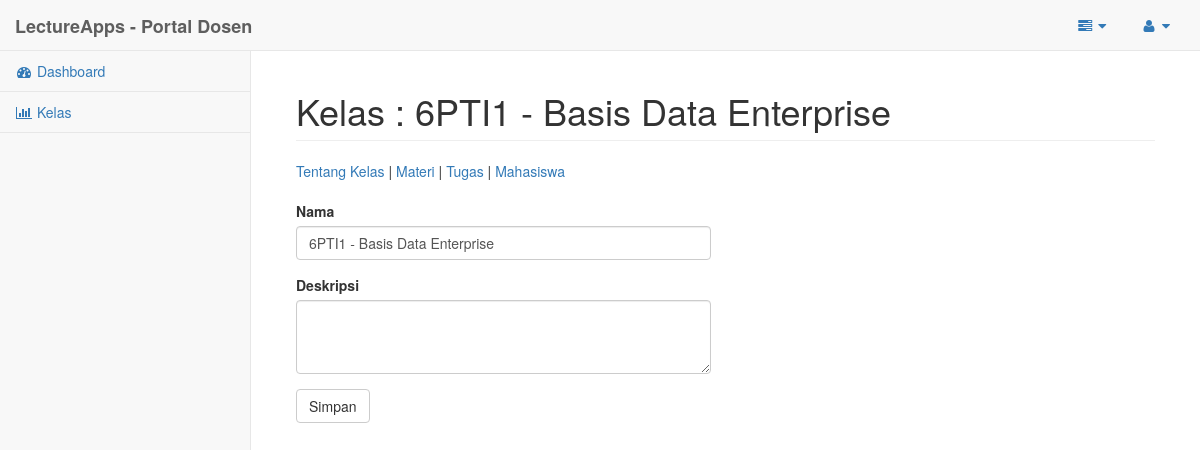
Before: /Tampilan/temp/kelas_dosen_detail.php?idkelas=1 with the older database file.
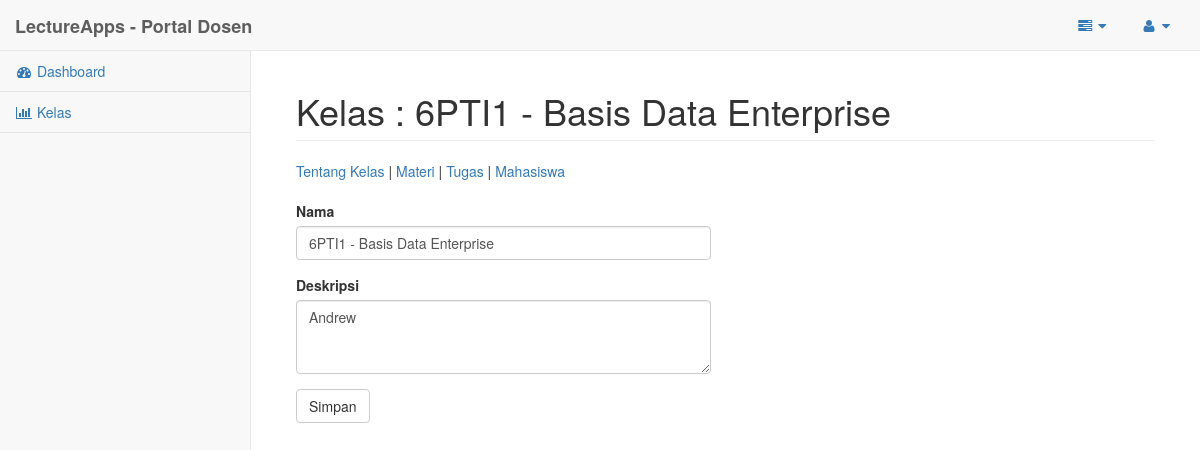
After: the same page with the newer database file.
### tables this page shows
CREATE TABLE IF NOT EXISTS `kelas` (
`idKelas` int(11) NOT NULL,
  `namaKelas` varchar(50) NOT NULL,
  `idDosen` int(11) NOT NULL,
  `deskripsiKelas` varchar(255) DEFAULT NULL,
  `statusKelas` int(11) DEFAULT NULL
);

### Tampilan/temp/kelas_dosen_detail.php (the view, shortened to what this page needs)
<?php
	require_once('../includes/koneksi.php');
	$id = $_GET['idkelas'];
	$sql="SELECT * FROM kelas WHERE idKelas=$id";
	$hasil=mysqli_query($k, $sql) ;
	$kelas=mysqli_fetch_assoc($hasil);
?>
<!DOCTYPE html>
<html lang="en">
<head>
    <link href="../bower_components/bootstrap/dist/css/bootstrap.min.css" rel="stylesheet">
    <link href="../bower_components/metisMenu/dist/metisMenu.min.css" rel="stylesheet">
    <link href="../dist/css/sb-admin-2.css" rel="stylesheet">
    <link href="../bower_components/font-awesome/css/font-awesome.min.css" rel="stylesheet" type="text/css">
</head>
<body>
    <div id="wrapper">
        <nav class="navbar navbar-default navbar-static-top" role="navigation" style="margin-bottom: 0">
            <div class="navbar-header">
                <a class="navbar-brand" href="index.html"><b>LectureApps - Portal Dosen</b></a>
            </div>
            <ul class="nav navbar-top-links navbar-right">
                <li class="dropdown">
                    <a class="dropdown-toggle" data-toggle="dropdown" href="#">
                        <i class="fa fa-tasks fa-fw"></i>  <i class="fa fa-caret-down"></i>
                    </a>
                </li>
                <li class="dropdown">
                    <a class="dropdown-toggle" data-toggle="dropdown" href="#">
                        <i class="fa fa-user fa-fw"></i>  <i class="fa fa-caret-down"></i>
                    </a>
                </li>
            </ul>
            <div class="navbar-default sidebar" role="navigation">
                <div class="sidebar-nav navbar-collapse">
                    <ul class="nav" id="side-menu">
                        <li>
                            <a href="dosen.php"><i class="fa fa-dashboard fa-fw"></i> Dashboard</a>
                        </li>
                        <li>
                            <a href="kelas_dosen.php"><i class="fa fa-bar-chart-o fa-fw"></i> Kelas</a>
                        </li>
                    </ul>
                </div>
            </div>
        </nav>
        <div id="page-wrapper">
            <div class="container-fluid">
                <div class="row">
                    <div class="col-lg-12">
                        <h1 class="page-header"><?php echo "Kelas : ".$kelas['namaKelas'];?></h1>
                    </div>
                </div>
				<?php include('../includes/dosen_dtlmenu.php'); ?>
				<div class="row">
					<div class="col-lg-6">
						<form role="form" id="detailform" action="kelas_detail_ubah.php" method="POST">
							<div class="form-group">
								<label>Nama</label>
								<input class="form-control" name="namakelas" value="<?php echo $kelas['namaKelas']; ?>" />
							</div>
							<div class="form-group">
								<label>Deskripsi</label>
								<textarea class="form-control" name="deskripsikelas" rows="3"><?php echo $kelas['deskripsiKelas']; ?></textarea>
							</div>
							<input type="submit" name="updatekelas" class="btn btn-default" value="Simpan" />
						</form>
					</div>
				</div>
            </div>
        </div>
    </div>
</body>
</html>

Changed rows visible on the page:
changed kelas "6PTI1 - Basis Data Enterprise": deskripsikelas (not shown) → "Andrew"
